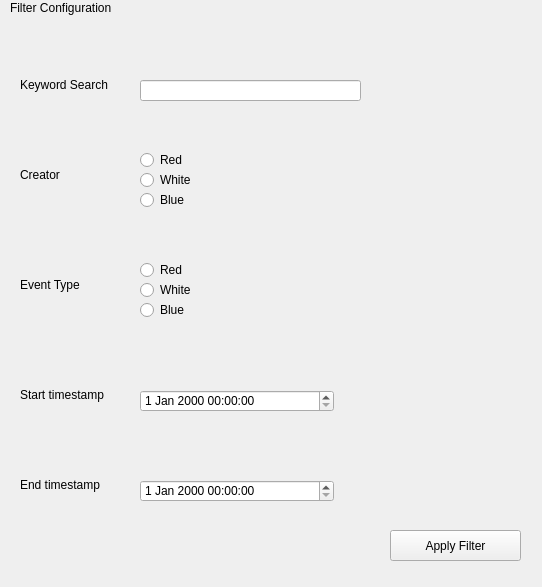
<?xml version="1.0" encoding="UTF-8"?>
<ui version="4.0">
 <class>Form</class>
 <widget class="QWidget" name="Form">
  <property name="geometry">
   <rect>
    <x>0</x>
    <y>0</y>
    <width>542</width>
    <height>587</height>
   </rect>
  </property>
  <property name="windowTitle">
   <string>Form</string>
  </property>
  <widget class="QLineEdit" name="lineEdit">
   <property name="geometry">
    <rect>
     <x>140</x>
     <y>80</y>
     <width>221</width>
     <height>21</height>
    </rect>
   </property>
  </widget>
  <widget class="QPushButton" name="pushButton">
   <property name="geometry">
    <rect>
     <x>390</x>
     <y>530</y>
     <width>131</width>
     <height>31</height>
    </rect>
   </property>
   <property name="text">
    <string>Apply Filter</string>
   </property>
  </widget>
  <widget class="QRadioButton" name="radioButton">
   <property name="geometry">
    <rect>
     <x>140</x>
     <y>150</y>
     <width>95</width>
     <height>20</height>
    </rect>
   </property>
   <property name="text">
    <string>Red</string>
   </property>
  </widget>
  <widget class="QRadioButton" name="radioButton_2">
   <property name="geometry">
    <rect>
     <x>140</x>
     <y>170</y>
     <width>95</width>
     <height>20</height>
    </rect>
   </property>
   <property name="text">
    <string>White</string>
   </property>
  </widget>
  <widget class="QRadioButton" name="radioButton_3">
   <property name="geometry">
    <rect>
     <x>140</x>
     <y>190</y>
     <width>95</width>
     <height>20</height>
    </rect>
   </property>
   <property name="text">
    <string>Blue</string>
   </property>
  </widget>
  <widget class="QRadioButton" name="radioButton_4">
   <property name="geometry">
    <rect>
     <x>140</x>
     <y>260</y>
     <width>95</width>
     <height>20</height>
    </rect>
   </property>
   <property name="text">
    <string>Red</string>
   </property>
  </widget>
  <widget class="QRadioButton" name="radioButton_5">
   <property name="geometry">
    <rect>
     <x>140</x>
     <y>300</y>
     <width>95</width>
     <height>20</height>
    </rect>
   </property>
   <property name="text">
    <string>Blue</string>
   </property>
  </widget>
  <widget class="QRadioButton" name="radioButton_6">
   <property name="geometry">
    <rect>
     <x>140</x>
     <y>280</y>
     <width>95</width>
     <height>20</height>
    </rect>
   </property>
   <property name="text">
    <string>White</string>
   </property>
  </widget>
  <widget class="QLabel" name="label">
   <property name="geometry">
    <rect>
     <x>10</x>
     <y>0</y>
     <width>151</width>
     <height>16</height>
    </rect>
   </property>
   <property name="text">
    <string>Filter Configuration</string>
   </property>
  </widget>
  <widget class="QLabel" name="label_2">
   <property name="geometry">
    <rect>
     <x>20</x>
     <y>20</y>
     <width>118</width>
     <height>130</height>
    </rect>
   </property>
   <property name="text">
    <string>Keyword Search</string>
   </property>
  </widget>
  <widget class="QLabel" name="label_3">
   <property name="geometry">
    <rect>
     <x>20</x>
     <y>110</y>
     <width>118</width>
     <height>130</height>
    </rect>
   </property>
   <property name="text">
    <string>Creator</string>
   </property>
  </widget>
  <widget class="QLabel" name="label_4">
   <property name="geometry">
    <rect>
     <x>20</x>
     <y>220</y>
     <width>118</width>
     <height>130</height>
    </rect>
   </property>
   <property name="text">
    <string>Event Type</string>
   </property>
  </widget>
  <widget class="QLabel" name="label_5">
   <property name="geometry">
    <rect>
     <x>20</x>
     <y>330</y>
     <width>118</width>
     <height>130</height>
    </rect>
   </property>
   <property name="text">
    <string>Start timestamp</string>
   </property>
  </widget>
  <widget class="QLabel" name="label_6">
   <property name="geometry">
    <rect>
     <x>20</x>
     <y>420</y>
     <width>118</width>
     <height>130</height>
    </rect>
   </property>
   <property name="text">
    <string>End timestamp</string>
   </property>
  </widget>
  <widget class="QDateTimeEdit" name="dateTimeEdit">
   <property name="geometry">
    <rect>
     <x>140</x>
     <y>390</y>
     <width>194</width>
     <height>22</height>
    </rect>
   </property>
  </widget>
  <widget class="QDateTimeEdit" name="dateTimeEdit_2">
   <property name="geometry">
    <rect>
     <x>140</x>
     <y>480</y>
     <width>194</width>
     <height>22</height>
    </rect>
   </property>
  </widget>
 </widget>
 <resources/>
 <connections/>
</ui>
